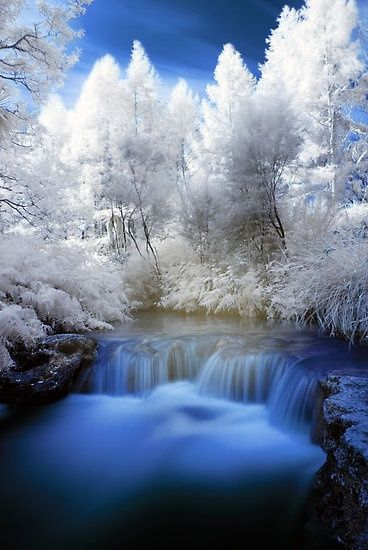
#> input picture Dataset/Images/367bb0088a3c78036c77ff3fac3340c0.jpg, 368 x 550 px, found by its file name
$ jupyter execute Blurring_An_Image.ipynb   (shell and % lines are left out)
#> lines starting #> are read from the running program, lines starting #| are printed output that depends on the picture
<a href="https://colab.research.google.com/github/plthiyagu/AI-Engineering/blob/master/12-Image%20and%20Video%20Analytics/OpenCV/Blurring_An_Image.ipynb" target="_parent"></a>

[cell 1]
import cv2
import numpy as np
from google.colab.patches import cv2_imshow

[cell 2]
image = cv2.imread('367bb0088a3c78036c77ff3fac3340c0.jpg', flags=cv2.IMREAD_COLOR)
#> image is the input picture: shape (550, 368, 3); mean B, G, R 149.7, 125.6, 110.8

[cell 3]
cv2_imshow(image)
cv2.waitKey()
cv2.destroyAllWindows()

[cell 4]
image_blurred = cv2.blur(src=image, ksize=(5, 5))
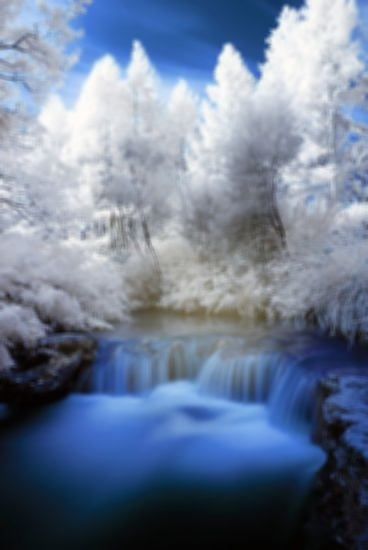
#> image_blurred: shape (550, 368, 3); mean B, G, R 149.7, 125.6, 110.8
cv2_imshow(image_blurred)
cv2.waitKey()
cv2.destroyAllWindows()

[cell 5]
image_blurred = cv2.blur(src=image, ksize=(75, 75))
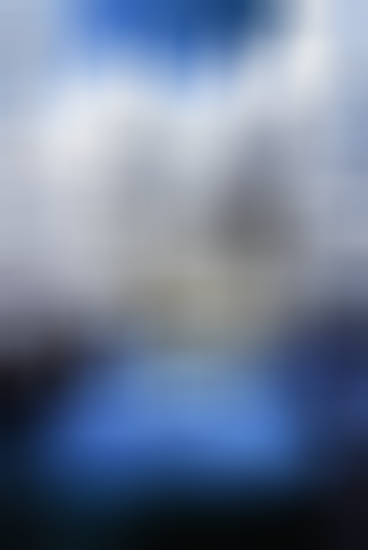
#> image_blurred: shape (550, 368, 3); mean B, G, R 149.8, 125.6, 110.9
cv2_imshow(image_blurred)
cv2.waitKey()
cv2.destroyAllWindows()

$ run again, with Dataset/Images/83911otsu.jpg copied over Dataset/Images/367bb0088a3c78036c77ff3fac3340c0.jpg
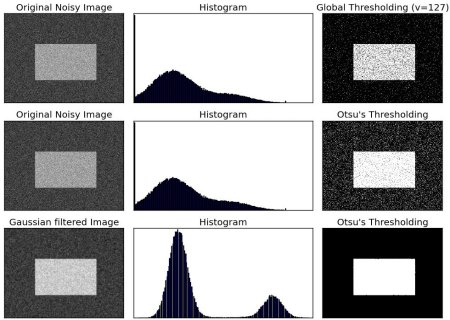
#> input picture Dataset/Images/83911otsu.jpg, 450 x 320 px, found by its file name
#> image is the input picture: shape (320, 450, 3); mean B, G, R 157.2, 156.1, 156.1
#> `image_blurred = cv2.blur(src=image, ksize=(5, 5))`:
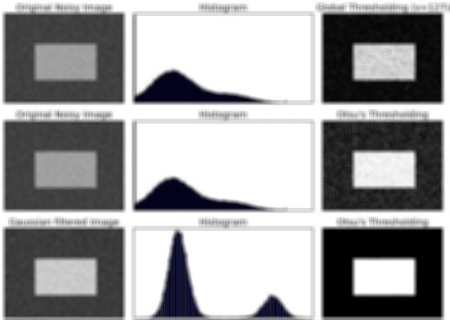
#> image_blurred: shape (320, 450, 3); mean B, G, R 157, 155.9, 155.9
#> `image_blurred = cv2.blur(src=image, ksize=(75, 75))`:
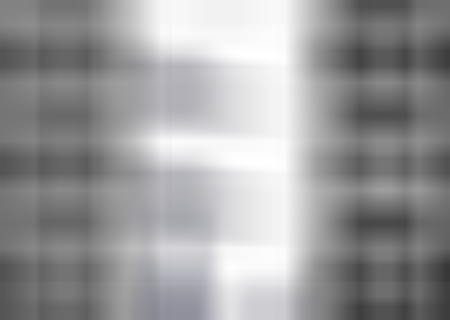
#> image_blurred: shape (320, 450, 3); mean B, G, R 156.5, 155.4, 155.4

$ run again, with Dataset/Images/Nature.jpg copied over Dataset/Images/367bb0088a3c78036c77ff3fac3340c0.jpg
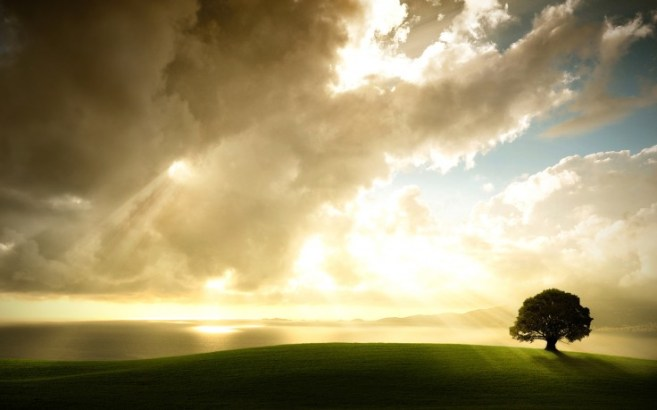
#> input picture Dataset/Images/Nature.jpg, 657 x 410 px, found by its file name
#> image is the input picture: shape (410, 657, 3); mean B, G, R 106.3, 145.2, 158.2
#> `image_blurred = cv2.blur(src=image, ksize=(75, 75))`:
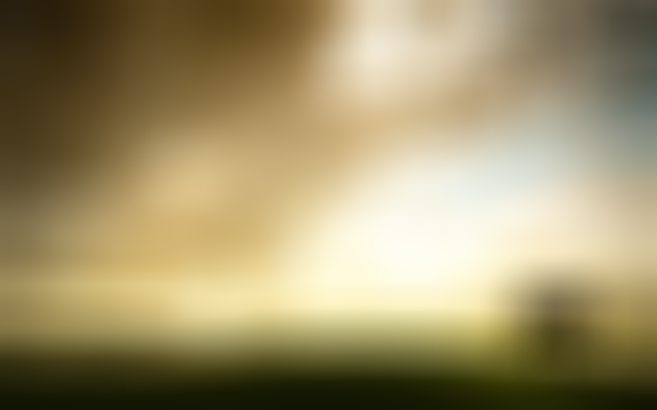
#> image_blurred: shape (410, 657, 3); mean B, G, R 106.3, 145.3, 158.3
